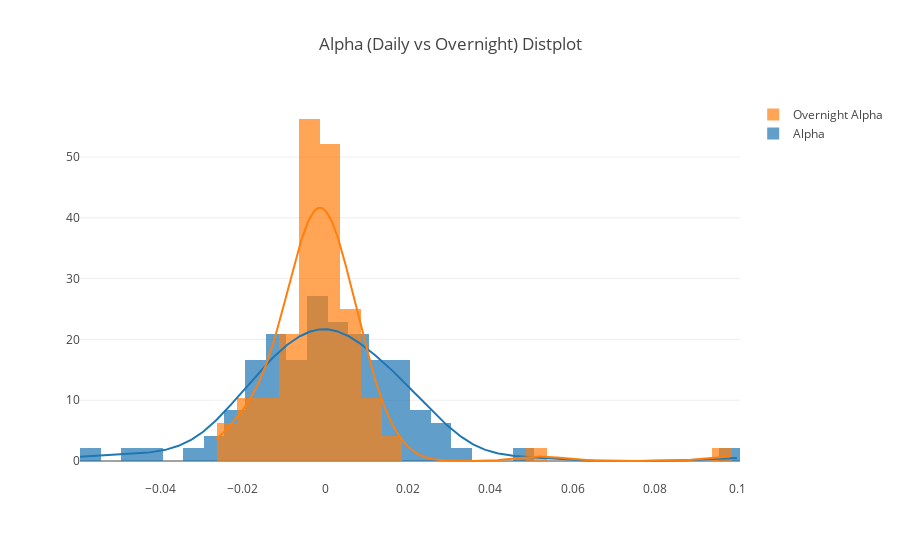

Here is the notebook cell this chart was saved with:
### Markdown cell above
## What about Daily vs Overnight Alphas?

### Code cell
d_alpha = GetAlpha( df_returns['r(FB)'], df_returns['r(QQQ)'])
o_alpha = GetAlpha( df_overnight_r['r(FB)'], df_overnight_r['r(QQQ)'])

dist_data = [d_alpha, o_alpha]
dist_labels = [ 'Alpha', 'Overnight Alpha']

fig = ff.create_distplot( dist_data, dist_labels, bin_size = 0.005,
                            show_rug= False
                        )
fig['layout'].update(title = 'Alpha (Daily vs Overnight) Distplot')
iplot(fig)

### Figure 1 — Plotly figure (JSON) as saved in the notebook; plotly's stock layout.template omitted (floating-point values rounded to 4 significant figures; data arrays with more than 128 entries replaced by an {"elided": "..."} marker saying what was removed)
{"data": [{"autobinx": false, "histnorm": "probability density", "legendgroup": "Alpha", "marker": {"color": "rgb(31, 119, 180)"}, "name": "Alpha", "opacity": 0.7, "type": "histogram", "x": [-0.01569, 0.01374, -0.003749, 0.01199, 0.0068, -0.02583, -0.01337, -0.01794, 0.01888, -0.01179, -0.003039, 0.002752, 0.002404, -0.0178, 0.01964, -0.01232, 0.005033, 0.01873, 0.00382, -0.01585, -0.005122, 0.001992, -0.0005544, -0.02964, 0.01515, -0.02323, -0.01157, 0.02027, 0.02554, -0.007308, -0.0009073, -0.009783, 0.004429, -0.006148, -0.02075, -0.01068, -0.007364, 0.00386, 0.01857, -0.01191, -0.02816, -0.03985, 0.01625, 0.01399, -0.01906, 0.02296, -0.01192, -0.00415, 0.01578, 0.01004, -0.00592, -0.001913, 0.008555, 0.001804, 0.02664, -0.0001471, 0.01233, 0.003368, 0.006452, -0.01476, 0.02139, -0.05942, 0.008942, -0.04679, 0.006121, 0.04823, 0.0004673, -0.009534, -0.02034, 0.03287, -0.01159, 0.02429, -0.005633, 0.02762, 0.007575, -0.001736, -0.0008202, 0.01578, 0.01406, -0.009368, 0.0009406, 0.006446, -0.005765, -0.02285, 0.007145, 0.01543, -0.003738, -0.0172, 0.02962, 0.1002, -0.003624, 0.01473, 0.00656, -0.002322, -0.01693, 0.004662], "xaxis": "x1", "xbins": {"end": 0.1002, "size": 0.005, "start": -0.05942}, "yaxis": "y1"}, {"autobinx": false, "histnorm": "probability density", "legendgroup": "Overnight Alpha", "marker": {"color": "rgb(255, 127, 14)"}, "name": "Overnight Alpha", "opacity": 0.7, "type": "histogram", "x": [0.0007502, -0.009878, -0.02166, -0.005207, 0.0007884, -0.003043, -0.01221, -0.006102, 0.001347, -0.005493, 0.001155, -0.01112, 0.001348, -0.005469, -0.007738, 0.009965, -0.00247, 0.006831, 0.00179, -0.005333, 0.001635, 0.001017, -0.01654, -0.001401, 0.004117, -0.02126, 0.01417, -0.0151, 0.0523, -0.003531, 0.0004217, -0.003345, 0.003057, 0.004859, -0.006127, -0.004944, -0.001632, 0.0001226, 0.00566, -0.01353, -0.01653, -0.01298, -0.02629, 0.008144, -0.0066, 0.002809, -0.003561, 0.0054, -0.005593, -0.004739, 0.006893, -0.001591, -0.02279, -0.002105, 0.01546, 0.006544, -3.759e-05, 0.003597, -0.008033, -0.006223, 0.002052, -0.0176, -0.01922, -0.003253, -0.01187, 0.01119, -0.007428, 0.003191, 0.005607, -0.007454, -0.001348, 0.01043, -0.003836, 0.009622, 0.001376, -0.004908, -0.004901, -0.009097, 0.002412, -0.0003362, -0.002705, 0.006938, -0.002689, 0.00274, 0.001035, 0.008071, -0.001231, 0.003981, 0.009502, 0.09843, -0.003105, -0.0001328, -0.001139, 0.0001391, -0.009901, -0.007877], "xaxis": "x1", "xbins": {"end": 0.09843, "size": 0.005, "start": -0.02629}, "yaxis": "y1"}, {"legendgroup": "Alpha", "marker": {"color": "rgb(31, 119, 180)"}, "mode": "lines", "name": "Alpha", "showlegend": false, "type": "scatter", "x": {"elided": "500 float values"}, "xaxis": "x1", "y": {"elided": "500 float values"}, "yaxis": "y1"}, {"legendgroup": "Overnight Alpha", "marker": {"color": "rgb(255, 127, 14)"}, "mode": "lines", "name": "Overnight Alpha", "showlegend": false, "type": "scatter", "x": {"elided": "500 float values"}, "xaxis": "x1", "y": {"elided": "500 float values"}, "yaxis": "y1"}], "layout": {"barmode": "overlay", "hovermode": "closest", "legend": {"traceorder": "reversed"}, "title": "Alpha (Daily vs Overnight) Distplot", "xaxis1": {"anchor": "y2", "domain": [0, 1], "zeroline": false}, "yaxis1": {"anchor": "free", "domain": [0, 1], "position": 0}}}
